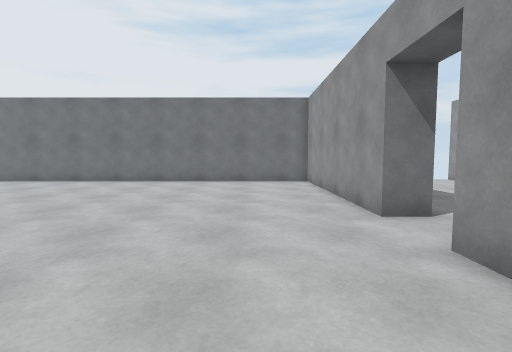
[1] (above)

15 first-person views from a walk through a scene from a Unity 3-D project. The camera is 1.2 m above the floor, tilts 4° down and sees 85° across. The floor is counted in squares, 1 m on a side. Each view is taken from the middle of a square. On the plan, view 1 faces up. The plan holds only what a view shows up to about 13 squares ahead; the rest is blank. The player is left out. Door leaves are left out, so doorways stand open.

[2]
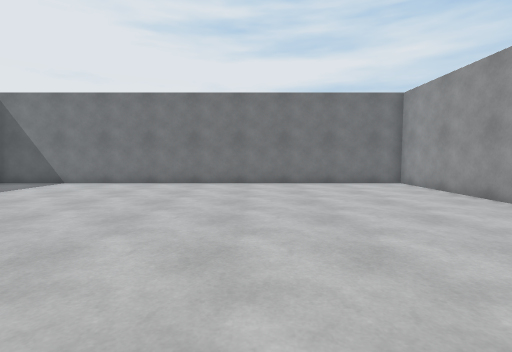

[3]
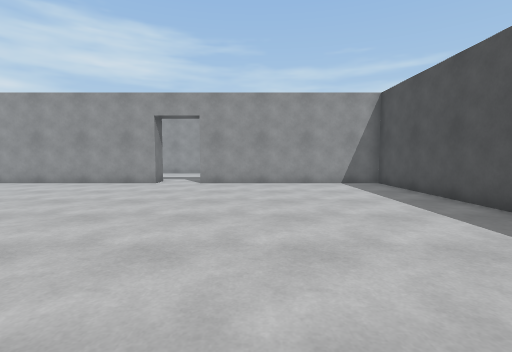

[4]
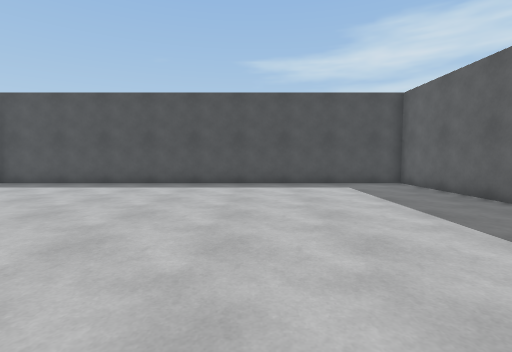

[5]
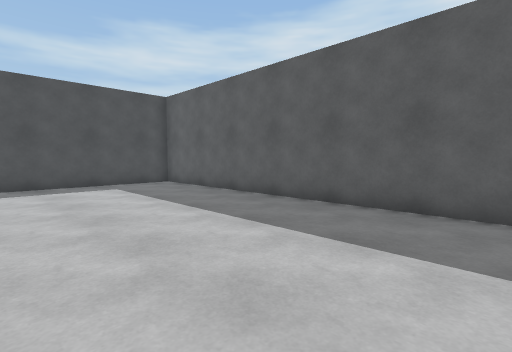

[6]
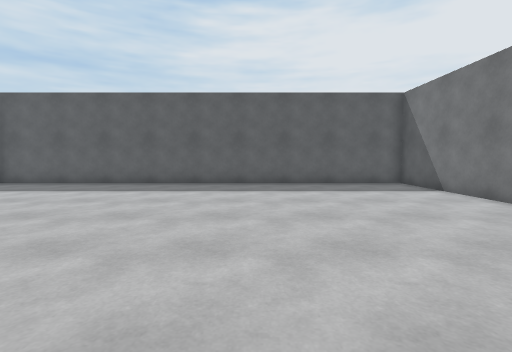

[7]
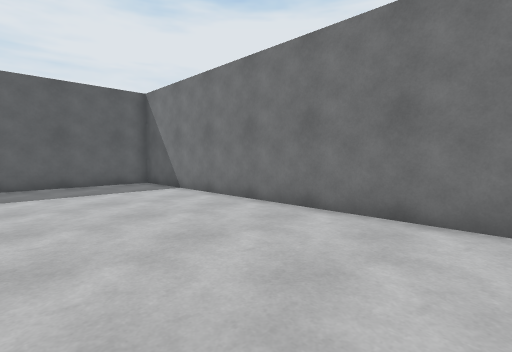

[8]
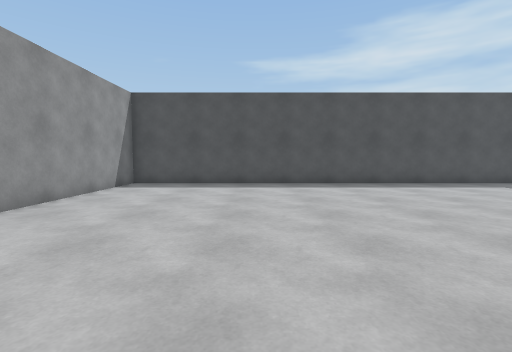

[9]
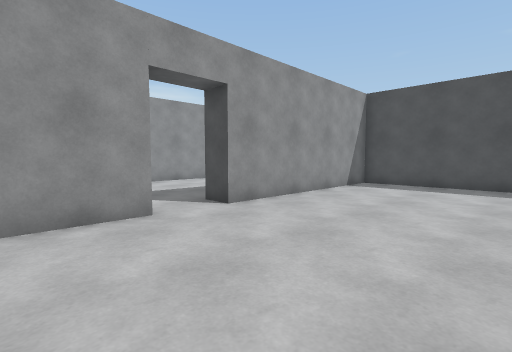

[10]
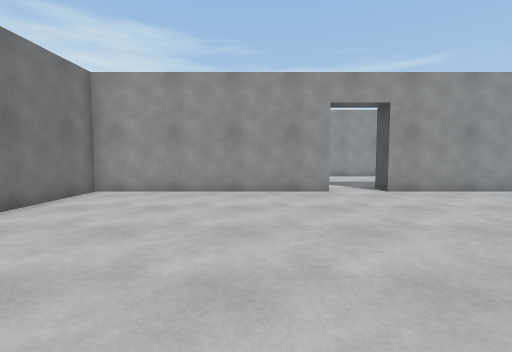

[11]
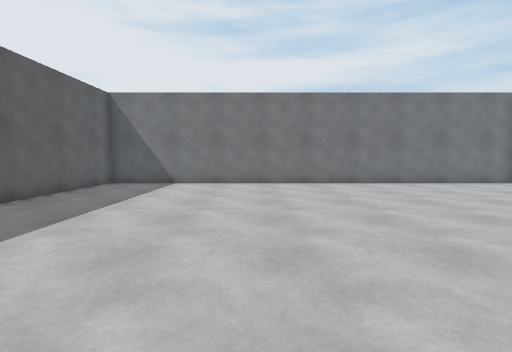

[12]
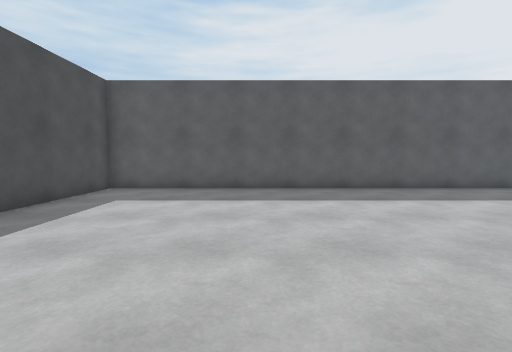

[13]
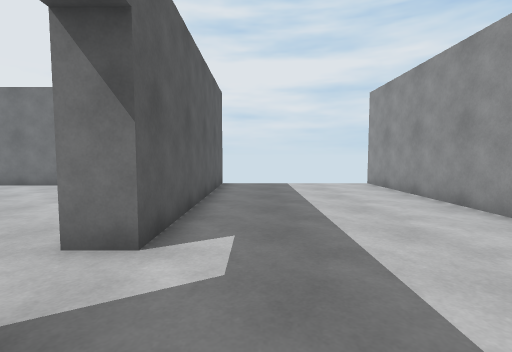

[14]
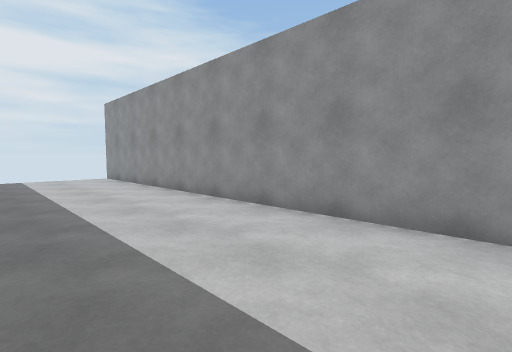

[15]
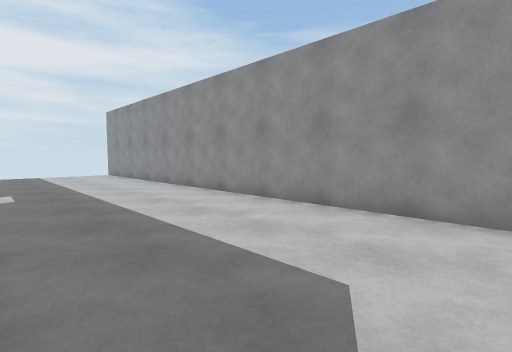

### Floor plan
Points are (right, up) in squares from view 1. A wall is a line through its corners. A room is listed if a view was taken in it or the views show most of it. See-through windows are left out.
Room 1 (views 1, 2, 3, 4, 5, 6, 7, 8, 9, 10, 11, 12)
walls: (2.5, 5.5) (2.5, 13.5) (-15.5, 13.5) (-15.5, -4.5) (2.5, -4.5) (2.5, 3.5)
ways out: open door at (3, 4.5) to room 2
Room 2 (views 13, 14, 15)
walls: (3.5, 14.5) (3.5, 5.5); (10, -4.9) (10, 14.5)
ways out: open door at (3, 4.5) to room 1

Positions as (right, up) in squares from view 1, and headings:
1: (0, 0), facing up
2: (-4, 1), facing up
3: (-10, 1), facing right
4: (-9, 8), facing down
5: (-9, 8), facing down-left
6: (-3, 7), facing left
7: (-3, 8), facing up-left
8: (-3, 8), facing down
9: (-3, 8), facing down-right
10: (-7, 8), facing right
11: (-9, 1), facing up
12: (-5, 1), facing left
13: (5, 2), facing up
14: (5, -2), facing up-right
15: (4, -5), facing up-right
